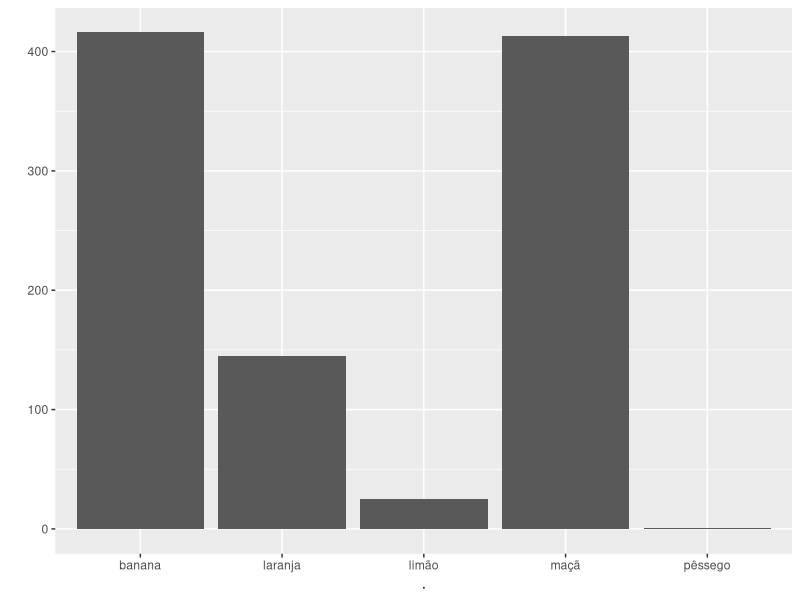
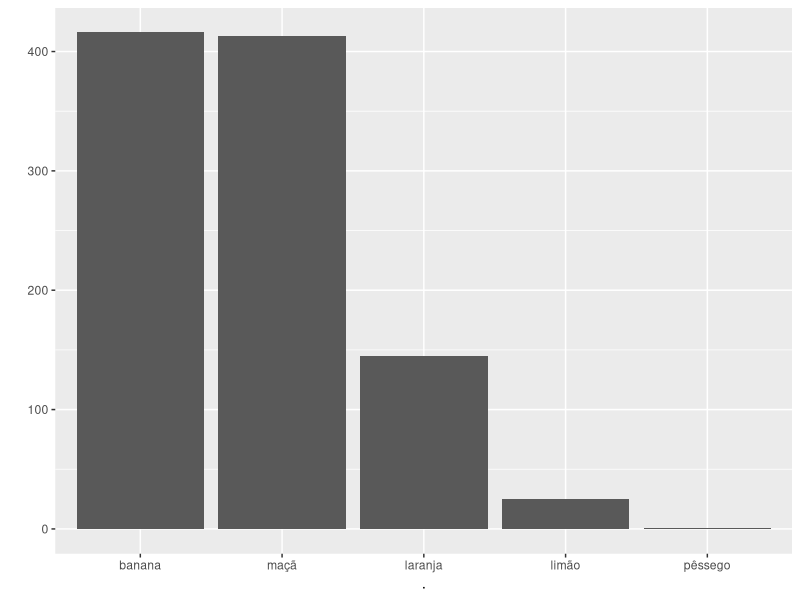
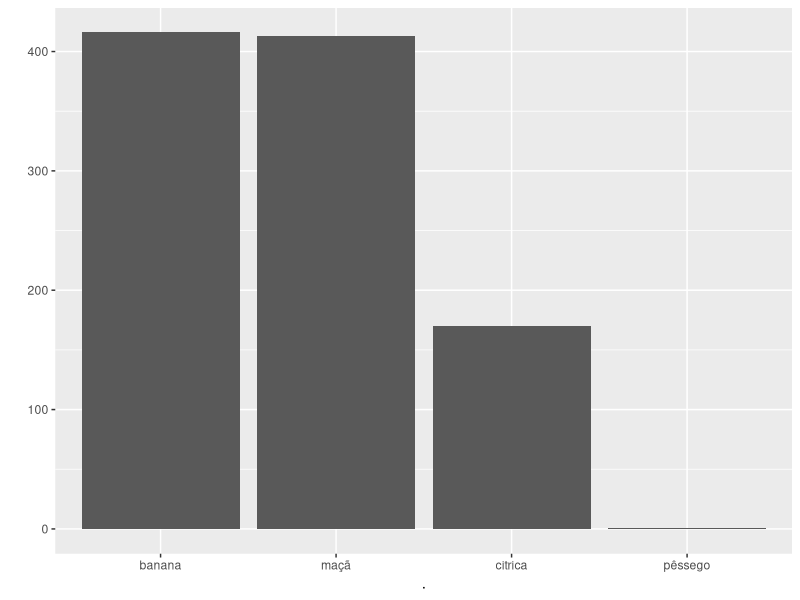
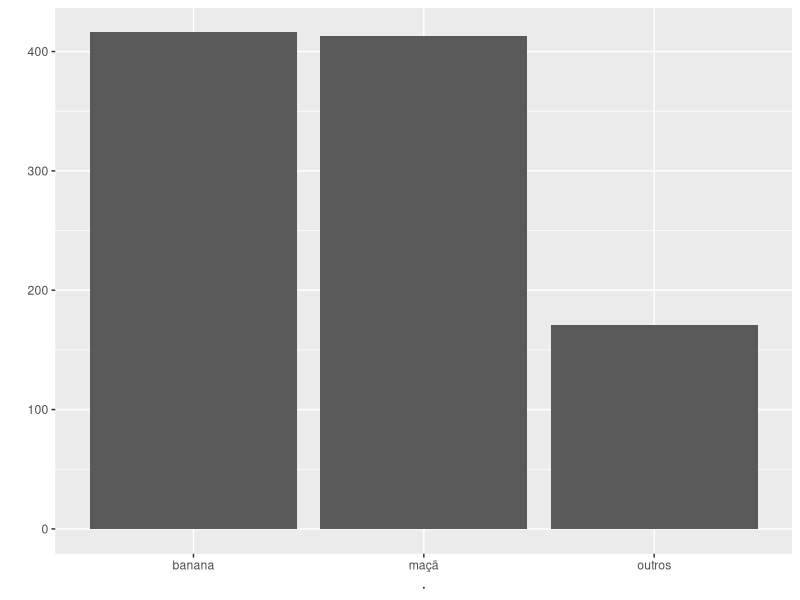
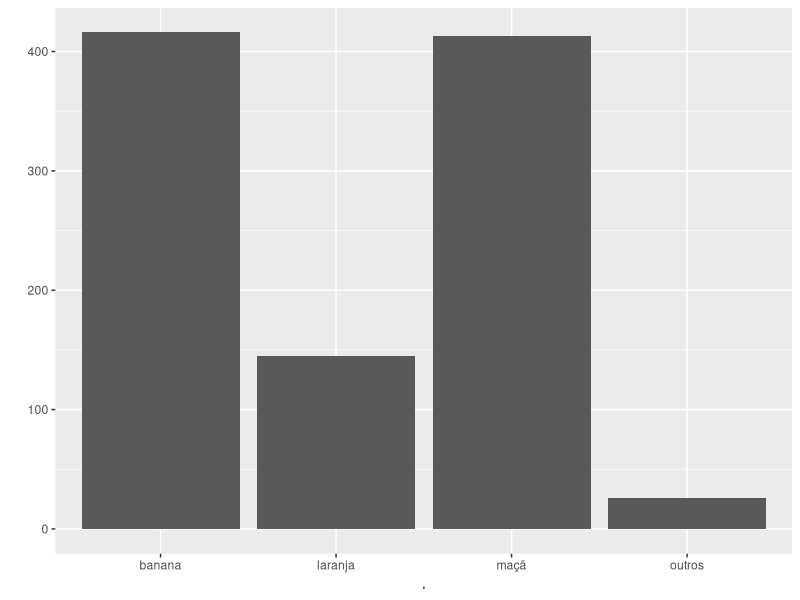
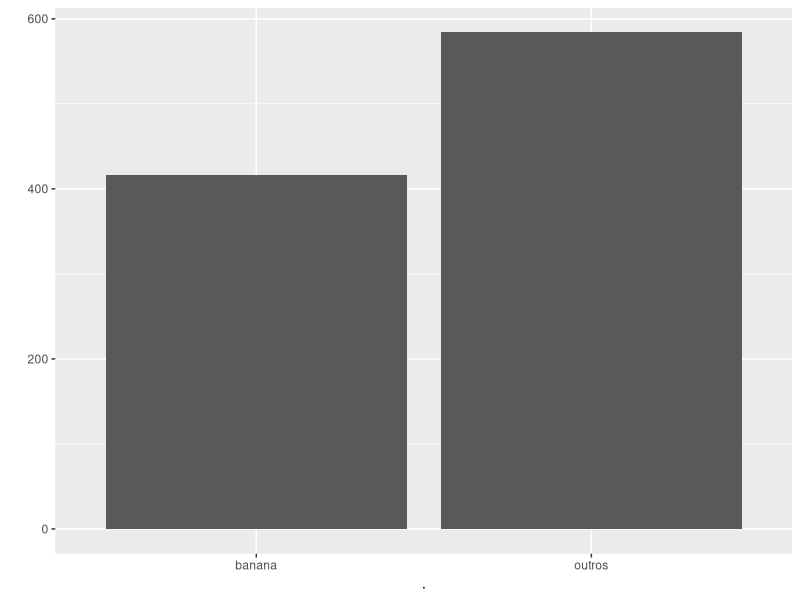

Write R code to recreate these figures, in order.
## ---- chunk 1
library(magrittr)
## ---- chunk 2
f <- function(x, y) x + y
x <- 1
y <- 2
## ---- chunk 3
f(x, y)
x %>% f(y)
## ---- chunk 4
x <- c(1, 2, 3, 4)

## ---- chunk 5
sqrt(sum(x))
## ---- chunk 6
library(stringr)
## ---- chunk 7
s <- c("olá mundo", "olá universo")
str_length(s)
length(s)
## ---- chunk 8
s <- '\nessa      string é muito suja       \n'
str_trim(s)
## ---- chunk 9
s <- c("01-Feminino", "02-Masculino", "03-Indefinido")
## ---- chunk 10
s %>% str_sub(start = 4) # pegar do quarto até o último caractere
## ---- chunk 11
s %>% str_sub(end = 2) # pegar apenas os dois primeiros caracteres
## ---- chunk 12
s <- c("Feminino-01", "Masculino-02", "Indefinido-03")
s %>% str_sub(end = -4)
s %>% str_sub(start = -2)
## ---- chunk 13
s <- c("__SP__", "__MG__", "__RJ__")
str_sub(s, 3, 4)
## ---- chunk 14
s <- "Olá, tudo bem?"
str_to_lower(s)
str_to_upper(s)
str_to_title(s)
## ---- chunk 15
str_view("sao paulo", pattern = "paulo$")
str_view("sao paulo sp", pattern = "paulo$")
## ---- chunk 16
testes <- c('ban', 'banana', 'abandonado', 
            'pranab anderson', 'BANANA', 'ele levou ban')
## ---- chunk 17
# reconhece tudo que tenha "ban", mas não ignora case
str_view(testes, 'ban')

# reconhece tudo que tenha "BAN", mas não ignora case
str_view(testes, 'BAN')

# reconhece tudo que tenha "ban", ignorando case
str_view(testes, regex('ban', ignore_case = TRUE))

# reconhece apenas o que termina exatamente em "ban"
str_view(testes, 'ban$')

# reconhece apenas o que começa exatamente com "ban"
str_view(testes, '^ban')

# reconhece tudo que tenha "ban", com ou sem espaço entre o "b" e o "a"
str_view(testes, 'b ?an')
## ---- chunk 18
s <- c('hey', 'heyy', 'a eyyy', 'e', 'y', 'yy')
s %>% str_view('ey+')
## ---- chunk 19
s <- c('hey', 'heyy', 'a eyyy', 'e', 'y', 'yy')
s %>% str_view('ey*')
## ---- chunk 20
s <- c('hey', 'heyy', 'a eyyy', 'e', 'y', 'yy')
s %>% str_view('ey{3}')
## ---- chunk 21
s <- c('hey', 'heyy', 'a eyyy', 'e', 'y', 'yy')
s %>% str_view('ey{1,3}')
## ---- chunk 22
s <- 'ey ey'
s %>% str_view('(ey)+')
s %>% str_view('(ey )+')
s %>% str_view('(ey ?)+')
## ---- chunk 23
s <- 'minha casa é colorida'
s %>% str_view('[A-Za-z ]+')
## ---- chunk 24
library(stringr)
str_detect("sao paulo", pattern = "paulo$")
str_detect("sao paulo sp", pattern = "paulo$")
## ---- chunk 25
frutas <- c("uma maçã", "duas pêras", "três bananas")
str_replace(frutas, "[aeiou]", "-")     # substitui a primeira vogal de cada string por "-"
str_replace_all(frutas, "[aeiou]", "-") # substitui todas as vogais por "-"

yyyy <- "yyyyy yyyyy ll zz"
str_replace(yyyy, 'y+', 'x')     # substitui o primeiro 1 ou mais y's por x
str_replace_all(yyyy, 'y+', 'x') # substitui todos os 1 ou mais y por somente 1 x
str_replace_all(yyyy, 'y', 'x')  # substitui y por x

str_replace_all('string     com    muitos espaços', ' +', ' ') # tirar espaços extras
## ---- chunk 26
r_core_group <- c(
  'Douglas Bates', 'John Chambers', 'Peter Dalgaard',
  'Robert Gentleman', 'Kurt Hornik', 'Ross Ihaka', 'Tomas Kalibera',
  'Michael Lawrence', 'Friedrich Leisch', 'Uwe Ligges', '...'
)
sobrenomes <- str_extract(r_core_group, '[:alpha:]+$')
sobrenomes
## ---- chunk 27
string <- 'Durante um longo período de tempo o "R" foi escrito "P" como no alfabeto cirílico. O seu nome no alfabeto fenício era "rech". Seu significado era o de uma cabeça, representada pela adaptação do hieróglifo egípcio de uma cabeça. Transformou-se no "rô" dos gregos. Os romanos modificaram o rô acrescentando um pequeno traço para diferenciá-lo do no nosso P.'

str_split(string, fixed('.'))
## ---- chunk 28
str_split_fixed(string, fixed('.'), 3)
## ---- chunk 29
frases <- c('a roupa do rei', 'de roma', 'o rato roeu')
str_subset(frases, 'd[eo]')
## ---- chunk 30
frases[str_detect(frases, "d[eo]")]
## ---- chunk 31
s <- '/ac/rio-branco/xpto-xyz-1-0-1fds2396-5'
## ---- chunk 32
library(lubridate)
## ---- chunk 33
d1 <- '04/15/06'
dym(d1)
## ---- chunk 34
d2 <- '2015-01-02'
ymd(d2)
## ---- chunk 35
d3 <- '07022016 10:11:47'
mdy_hms(d3)
## ---- chunk 36
d2 %>% ymd() %>% class()
d3 %>% mdy_hms() %>% class()
## ---- chunk 37
ymd('2015-01-01') + months(0:11)
## ---- chunk 38
x <- factor(c('a', 'b', 'c'))
x
typeof(x)
## ---- chunk 39
x <- factor(c('6', '5', '4'))
as.numeric(x)
## ---- chunk 40
library(forcats)
## ---- chunk 41
set.seed(123)
labs <- c('banana', 'maçã', 'laranja', 'limão', 'pêssego')[rbinom(1000, 4, .2) + 1]
labs %>% ggplot2::qplot()
## ---- chunk 42
labs %>% fct_infreq() %>% ggplot2::qplot()
## ---- chunk 43
labs %>% 
  fct_collapse(cítrica = c('laranja', 'limão')) %>% 
  fct_infreq() %>% 
  ggplot2::qplot()
## ---- chunk 44
labs %>% fct_count()

# agrupa todas desde que "outro" continue a menor categoria
labs %>% fct_lump(other_level = 'outros') %>% ggplot2::qplot()

# 10% menores
labs %>% fct_lump(prop = .10, other_level = 'outros') %>% ggplot2::qplot() 

# mantém os n maiores
labs %>% fct_lump(n = 1, other_level = 'outros') %>% ggplot2::qplot()
